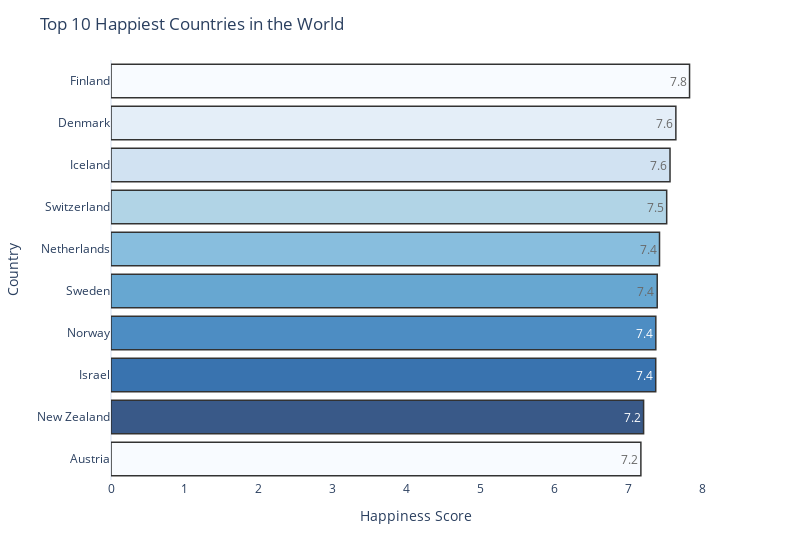

The code cell stored with this chart in its notebook:
### Code cell
# Select the top 10 happiest countries from the dataframe
top_10_happiest = df.nlargest(10, "Happiness Score")

# Create a bar chart using plotly
fig = px.bar(data_frame=top_10_happiest,
             y="Country",
             x="Happiness Score",
             orientation='h',
             color="Country",
             text="Happiness Score",
             color_discrete_sequence=px.colors.sequential.Blues)

# Format the chart
fig.update_traces(texttemplate='%{text:.2s}', 
                  textposition='inside', 
                  marker_line_color='rgb(0,0,0)', 
                  marker_line_width=1.5, 
                  opacity=0.8)
fig.update_layout(width=800,
                  showlegend=False,
                  title="Top 10 Happiest Countries in the World",
                  xaxis=dict(title="Happiness Score", showgrid=False),
                  yaxis=dict(title="Country", showgrid=False))

# Display the chart
fig.show()
fig.write_image("chart_1.png")

# Create another bar chart with the top 10 happiest countries colored by region
fig = px.bar(data_frame=top_10_happiest,
             y="Country",
             x="Happiness Score",
             orientation='h',
             color="Region",
             text="Happiness Score",
             color_discrete_sequence=px.colors.qualitative.Pastel)

# Format the chart
fig.update_traces(texttemplate='%{text:.2s}', 
                  textposition='inside', 
                  marker_line_color='rgb(0,0,0)', 
                  marker_line_width=1.5, 
                  opacity=0.8)
fig.update_layout(width=800,
                  title="Top 10 Happiest Countries by Region",
                  xaxis=dict(title="Happiness Score", showgrid=False),
                  yaxis=dict(title="Country", showgrid=False, autorange="reversed"))

# Display the chart
fig.show()
fig.write_image("chart_2.png")

### Figure 1 — Plotly figure (JSON) as saved in the notebook; plotly's stock layout.template omitted (floating-point values rounded to 4 significant figures)
{"data": [{"alignmentgroup": "True", "hovertemplate": "Country=%{y}<br>Happiness Score=%{text}<extra></extra>", "legendgroup": "Finland", "marker": {"color": "rgb(247,251,255)", "line": {"color": "rgb(0,0,0)", "width": 1.5}, "pattern": {"shape": ""}}, "name": "Finland", "offsetgroup": "Finland", "opacity": 0.8, "orientation": "h", "showlegend": true, "text": [7.821], "textposition": "inside", "texttemplate": "%{text:.2s}", "type": "bar", "x": [7.821], "xaxis": "x", "y": ["Finland"], "yaxis": "y"}, {"alignmentgroup": "True", "hovertemplate": "Country=%{y}<br>Happiness Score=%{text}<extra></extra>", "legendgroup": "Denmark", "marker": {"color": "rgb(222,235,247)", "line": {"color": "rgb(0,0,0)", "width": 1.5}, "pattern": {"shape": ""}}, "name": "Denmark", "offsetgroup": "Denmark", "opacity": 0.8, "orientation": "h", "showlegend": true, "text": [7.636], "textposition": "inside", "texttemplate": "%{text:.2s}", "type": "bar", "x": [7.636], "xaxis": "x", "y": ["Denmark"], "yaxis": "y"}, {"alignmentgroup": "True", "hovertemplate": "Country=%{y}<br>Happiness Score=%{text}<extra></extra>", "legendgroup": "Iceland", "marker": {"color": "rgb(198,219,239)", "line": {"color": "rgb(0,0,0)", "width": 1.5}, "pattern": {"shape": ""}}, "name": "Iceland", "offsetgroup": "Iceland", "opacity": 0.8, "orientation": "h", "showlegend": true, "text": [7.557], "textposition": "inside", "texttemplate": "%{text:.2s}", "type": "bar", "x": [7.557], "xaxis": "x", "y": ["Iceland"], "yaxis": "y"}, {"alignmentgroup": "True", "hovertemplate": "Country=%{y}<br>Happiness Score=%{text}<extra></extra>", "legendgroup": "Switzerland", "marker": {"color": "rgb(158,202,225)", "line": {"color": "rgb(0,0,0)", "width": 1.5}, "pattern": {"shape": ""}}, "name": "Switzerland", "offsetgroup": "Switzerland", "opacity": 0.8, "orientation": "h", "showlegend": true, "text": [7.512], "textposition": "inside", "texttemplate": "%{text:.2s}", "type": "bar", "x": [7.512], "xaxis": "x", "y": ["Switzerland"], "yaxis": "y"}, {"alignmentgroup": "True", "hovertemplate": "Country=%{y}<br>Happiness Score=%{text}<extra></extra>", "legendgroup": "Netherlands", "marker": {"color": "rgb(107,174,214)", "line": {"color": "rgb(0,0,0)", "width": 1.5}, "pattern": {"shape": ""}}, "name": "Netherlands", "offsetgroup": "Netherlands", "opacity": 0.8, "orientation": "h", "showlegend": true, "text": [7.415], "textposition": "inside", "texttemplate": "%{text:.2s}", "type": "bar", "x": [7.415], "xaxis": "x", "y": ["Netherlands"], "yaxis": "y"}, {"alignmentgroup": "True", "hovertemplate": "Country=%{y}<br>Happiness Score=%{text}<extra></extra>", "legendgroup": "Sweden", "marker": {"color": "rgb(66,146,198)", "line": {"color": "rgb(0,0,0)", "width": 1.5}, "pattern": {"shape": ""}}, "name": "Sweden", "offsetgroup": "Sweden", "opacity": 0.8, "orientation": "h", "showlegend": true, "text": [7.384], "textposition": "inside", "texttemplate": "%{text:.2s}", "type": "bar", "x": [7.384], "xaxis": "x", "y": ["Sweden"], "yaxis": "y"}, {"alignmentgroup": "True", "hovertemplate": "Country=%{y}<br>Happiness Score=%{text}<extra></extra>", "legendgroup": "Norway", "marker": {"color": "rgb(33,113,181)", "line": {"color": "rgb(0,0,0)", "width": 1.5}, "pattern": {"shape": ""}}, "name": "Norway", "offsetgroup": "Norway", "opacity": 0.8, "orientation": "h", "showlegend": true, "text": [7.365], "textposition": "inside", "texttemplate": "%{text:.2s}", "type": "bar", "x": [7.365], "xaxis": "x", "y": ["Norway"], "yaxis": "y"}, {"alignmentgroup": "True", "hovertemplate": "Country=%{y}<br>Happiness Score=%{text}<extra></extra>", "legendgroup": "Israel", "marker": {"color": "rgb(8,81,156)", "line": {"color": "rgb(0,0,0)", "width": 1.5}, "pattern": {"shape": ""}}, "name": "Israel", "offsetgroup": "Israel", "opacity": 0.8, "orientation": "h", "showlegend": true, "text": [7.364], "textposition": "inside", "texttemplate": "%{text:.2s}", "type": "bar", "x": [7.364], "xaxis": "x", "y": ["Israel"], "yaxis": "y"}, {"alignmentgroup": "True", "hovertemplate": "Country=%{y}<br>Happiness Score=%{text}<extra></extra>", "legendgroup": "New Zealand", "marker": {"color": "rgb(8,48,107)", "line": {"color": "rgb(0,0,0)", "width": 1.5}, "pattern": {"shape": ""}}, "name": "New Zealand", "offsetgroup": "New Zealand", "opacity": 0.8, "orientation": "h", "showlegend": true, "text": [7.2], "textposition": "inside", "texttemplate": "%{text:.2s}", "type": "bar", "x": [7.2], "xaxis": "x", "y": ["New Zealand"], "yaxis": "y"}, {"alignmentgroup": "True", "hovertemplate": "Country=%{y}<br>Happiness Score=%{text}<extra></extra>", "legendgroup": "Austria", "marker": {"color": "rgb(247,251,255)", "line": {"color": "rgb(0,0,0)", "width": 1.5}, "pattern": {"shape": ""}}, "name": "Austria", "offsetgroup": "Austria", "opacity": 0.8, "orientation": "h", "showlegend": true, "text": [7.163], "textposition": "inside", "texttemplate": "%{text:.2s}", "type": "bar", "x": [7.163], "xaxis": "x", "y": ["Austria"], "yaxis": "y"}], "layout": {"barmode": "relative", "legend": {"title": {"text": "Country"}, "tracegroupgap": 0}, "margin": {"t": 60}, "showlegend": false, "title": {"text": "Top 10 Happiest Countries in the World"}, "width": 800, "xaxis": {"anchor": "y", "domain": [0, 1], "showgrid": false, "title": {"text": "Happiness Score"}}, "yaxis": {"anchor": "x", "categoryarray": ["Austria", "New Zealand", "Israel", "Norway", "Sweden", "Netherlands", "Switzerland", "Iceland", "Denmark", "Finland"], "categoryorder": "array", "domain": [0, 1], "showgrid": false, "title": {"text": "Country"}}}}
